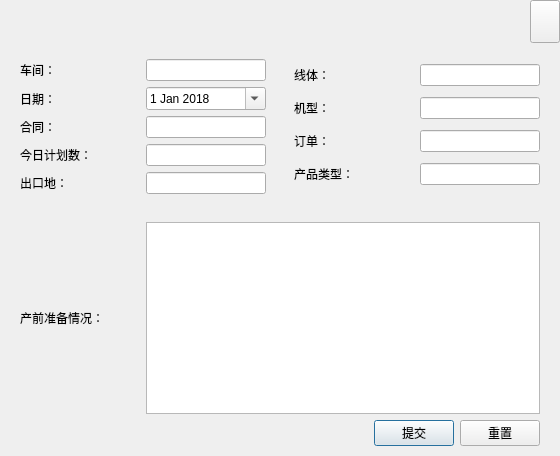
<?xml version="1.0" encoding="UTF-8"?>
<ui version="4.0">
 <class>AddDailyReady</class>
 <widget class="QDialog" name="AddDailyReady">
  <property name="geometry">
   <rect>
    <x>0</x>
    <y>0</y>
    <width>560</width>
    <height>456</height>
   </rect>
  </property>
  <property name="windowTitle">
   <string>Dialog</string>
  </property>
  <layout class="QVBoxLayout" name="verticalLayout_4">
   <property name="leftMargin">
    <number>0</number>
   </property>
   <property name="topMargin">
    <number>0</number>
   </property>
   <property name="rightMargin">
    <number>0</number>
   </property>
   <property name="bottomMargin">
    <number>0</number>
   </property>
   <item>
    <widget class="QWidget" name="widgetTitle" native="true">
     <property name="minimumSize">
      <size>
       <width>40</width>
       <height>35</height>
      </size>
     </property>
     <layout class="QHBoxLayout" name="horizontalLayout">
      <property name="spacing">
       <number>0</number>
      </property>
      <property name="leftMargin">
       <number>0</number>
      </property>
      <property name="topMargin">
       <number>0</number>
      </property>
      <property name="rightMargin">
       <number>0</number>
      </property>
      <property name="bottomMargin">
       <number>10</number>
      </property>
      <item>
       <spacer name="horizontalSpacer">
        <property name="orientation">
         <enum>Qt::Horizontal</enum>
        </property>
        <property name="sizeHint" stdset="0">
         <size>
          <width>570</width>
          <height>20</height>
         </size>
        </property>
       </spacer>
      </item>
      <item>
       <widget class="QPushButton" name="btnMenu_Close">
        <property name="sizePolicy">
         <sizepolicy hsizetype="Minimum" vsizetype="Expanding">
          <horstretch>0</horstretch>
          <verstretch>0</verstretch>
         </sizepolicy>
        </property>
        <property name="minimumSize">
         <size>
          <width>30</width>
          <height>30</height>
         </size>
        </property>
        <property name="cursor">
         <cursorShape>ArrowCursor</cursorShape>
        </property>
        <property name="focusPolicy">
         <enum>Qt::NoFocus</enum>
        </property>
        <property name="toolTip">
         <string>关闭</string>
        </property>
        <property name="text">
         <string/>
        </property>
       </widget>
      </item>
     </layout>
    </widget>
   </item>
   <item>
    <widget class="QWidget" name="widget" native="true">
     <layout class="QVBoxLayout" name="verticalLayout_3">
      <property name="leftMargin">
       <number>10</number>
      </property>
      <property name="topMargin">
       <number>0</number>
      </property>
      <property name="rightMargin">
       <number>10</number>
      </property>
      <property name="bottomMargin">
       <number>10</number>
      </property>
      <item>
       <layout class="QHBoxLayout" name="horizontalLayout_6">
        <property name="leftMargin">
         <number>10</number>
        </property>
        <property name="rightMargin">
         <number>10</number>
        </property>
        <item>
         <layout class="QVBoxLayout" name="verticalLayout_2">
          <item>
           <layout class="QHBoxLayout" name="horizontalLayout_2">
            <item>
             <widget class="QLabel" name="label">
              <property name="text">
               <string>车间：</string>
              </property>
             </widget>
            </item>
            <item>
             <widget class="QLineEdit" name="LE_Department">
              <property name="maximumSize">
               <size>
                <width>120</width>
                <height>16777215</height>
               </size>
              </property>
              <property name="readOnly">
               <bool>true</bool>
              </property>
             </widget>
            </item>
           </layout>
          </item>
          <item>
           <layout class="QHBoxLayout" name="horizontalLayout_4">
            <item>
             <widget class="QLabel" name="label_3">
              <property name="text">
               <string>日期：</string>
              </property>
             </widget>
            </item>
            <item>
             <widget class="QDateEdit" name="DE_productday">
              <property name="calendarPopup">
               <bool>true</bool>
              </property>
              <property name="date">
               <date>
                <year>2018</year>
                <month>1</month>
                <day>1</day>
               </date>
              </property>
             </widget>
            </item>
           </layout>
          </item>
          <item>
           <layout class="QHBoxLayout" name="horizontalLayout_5">
            <item>
             <widget class="QLabel" name="label_4">
              <property name="text">
               <string>合同：</string>
              </property>
             </widget>
            </item>
            <item>
             <widget class="QLineEdit" name="LE_CN">
              <property name="maximumSize">
               <size>
                <width>120</width>
                <height>16777215</height>
               </size>
              </property>
              <property name="text">
               <string/>
              </property>
             </widget>
            </item>
           </layout>
          </item>
          <item>
           <layout class="QHBoxLayout" name="horizontalLayout_9">
            <item>
             <widget class="QLabel" name="label_6">
              <property name="minimumSize">
               <size>
                <width>120</width>
                <height>0</height>
               </size>
              </property>
              <property name="maximumSize">
               <size>
                <width>120</width>
                <height>16777215</height>
               </size>
              </property>
              <property name="text">
               <string>今日计划数：</string>
              </property>
             </widget>
            </item>
            <item>
             <widget class="QLineEdit" name="LE_PlanProductQty">
              <property name="minimumSize">
               <size>
                <width>120</width>
                <height>0</height>
               </size>
              </property>
              <property name="maximumSize">
               <size>
                <width>120</width>
                <height>16777215</height>
               </size>
              </property>
             </widget>
            </item>
           </layout>
          </item>
          <item>
           <layout class="QHBoxLayout" name="horizontalLayout_14">
            <item>
             <widget class="QLabel" name="label_8">
              <property name="minimumSize">
               <size>
                <width>120</width>
                <height>0</height>
               </size>
              </property>
              <property name="maximumSize">
               <size>
                <width>120</width>
                <height>16777215</height>
               </size>
              </property>
              <property name="text">
               <string>出口地：</string>
              </property>
             </widget>
            </item>
            <item>
             <widget class="QLineEdit" name="LE_ExportPlace">
              <property name="minimumSize">
               <size>
                <width>120</width>
                <height>0</height>
               </size>
              </property>
              <property name="maximumSize">
               <size>
                <width>120</width>
                <height>16777215</height>
               </size>
              </property>
             </widget>
            </item>
           </layout>
          </item>
         </layout>
        </item>
        <item>
         <spacer name="horizontalSpacer_2">
          <property name="orientation">
           <enum>Qt::Horizontal</enum>
          </property>
          <property name="sizeHint" stdset="0">
           <size>
            <width>40</width>
            <height>50</height>
           </size>
          </property>
         </spacer>
        </item>
        <item>
         <layout class="QVBoxLayout" name="verticalLayout">
          <item>
           <layout class="QHBoxLayout" name="horizontalLayout_3">
            <item>
             <widget class="QLabel" name="label_2">
              <property name="text">
               <string>线体：</string>
              </property>
             </widget>
            </item>
            <item>
             <widget class="QLineEdit" name="LE_ProductLine">
              <property name="maximumSize">
               <size>
                <width>120</width>
                <height>16777215</height>
               </size>
              </property>
              <property name="readOnly">
               <bool>true</bool>
              </property>
             </widget>
            </item>
           </layout>
          </item>
          <item>
           <layout class="QHBoxLayout" name="horizontalLayout_12">
            <item>
             <widget class="QLabel" name="label_13">
              <property name="minimumSize">
               <size>
                <width>120</width>
                <height>0</height>
               </size>
              </property>
              <property name="maximumSize">
               <size>
                <width>120</width>
                <height>16777215</height>
               </size>
              </property>
              <property name="text">
               <string>机型：</string>
              </property>
             </widget>
            </item>
            <item>
             <widget class="QLineEdit" name="LE_productionCode">
              <property name="minimumSize">
               <size>
                <width>120</width>
                <height>0</height>
               </size>
              </property>
              <property name="maximumSize">
               <size>
                <width>120</width>
                <height>16777215</height>
               </size>
              </property>
             </widget>
            </item>
           </layout>
          </item>
          <item>
           <layout class="QHBoxLayout" name="horizontalLayout_8">
            <item>
             <widget class="QLabel" name="label_9">
              <property name="text">
               <string>订单：</string>
              </property>
             </widget>
            </item>
            <item>
             <widget class="QLineEdit" name="LE_PN">
              <property name="maximumSize">
               <size>
                <width>120</width>
                <height>16777215</height>
               </size>
              </property>
             </widget>
            </item>
           </layout>
          </item>
          <item>
           <layout class="QHBoxLayout" name="horizontalLayout_10">
            <item>
             <widget class="QLabel" name="label_7">
              <property name="minimumSize">
               <size>
                <width>120</width>
                <height>0</height>
               </size>
              </property>
              <property name="maximumSize">
               <size>
                <width>120</width>
                <height>16777215</height>
               </size>
              </property>
              <property name="text">
               <string>产品类型：</string>
              </property>
             </widget>
            </item>
            <item>
             <widget class="QLineEdit" name="LE_ProductType">
              <property name="minimumSize">
               <size>
                <width>120</width>
                <height>0</height>
               </size>
              </property>
              <property name="maximumSize">
               <size>
                <width>120</width>
                <height>16777215</height>
               </size>
              </property>
             </widget>
            </item>
           </layout>
          </item>
         </layout>
        </item>
       </layout>
      </item>
      <item>
       <spacer name="verticalSpacer">
        <property name="orientation">
         <enum>Qt::Vertical</enum>
        </property>
        <property name="sizeHint" stdset="0">
         <size>
          <width>20</width>
          <height>22</height>
         </size>
        </property>
       </spacer>
      </item>
      <item>
       <layout class="QHBoxLayout" name="horizontalLayout_11">
        <property name="leftMargin">
         <number>10</number>
        </property>
        <property name="rightMargin">
         <number>10</number>
        </property>
        <item>
         <widget class="QLabel" name="label_10">
          <property name="minimumSize">
           <size>
            <width>120</width>
            <height>0</height>
           </size>
          </property>
          <property name="maximumSize">
           <size>
            <width>120</width>
            <height>16777215</height>
           </size>
          </property>
          <property name="text">
           <string>产前准备情况：</string>
          </property>
         </widget>
        </item>
        <item>
         <widget class="QTextEdit" name="TE_readyMsg"/>
        </item>
       </layout>
      </item>
      <item>
       <layout class="QHBoxLayout" name="horizontalLayout_13">
        <property name="rightMargin">
         <number>10</number>
        </property>
        <item>
         <spacer name="horizontalSpacer_3">
          <property name="orientation">
           <enum>Qt::Horizontal</enum>
          </property>
          <property name="sizeHint" stdset="0">
           <size>
            <width>40</width>
            <height>20</height>
           </size>
          </property>
         </spacer>
        </item>
        <item>
         <widget class="QPushButton" name="Btn_dailyReadySubmit">
          <property name="text">
           <string>提交</string>
          </property>
         </widget>
        </item>
        <item>
         <widget class="QPushButton" name="Btn_Reset">
          <property name="text">
           <string>重置</string>
          </property>
         </widget>
        </item>
       </layout>
      </item>
     </layout>
    </widget>
   </item>
  </layout>
 </widget>
 <resources/>
 <connections/>
</ui>
